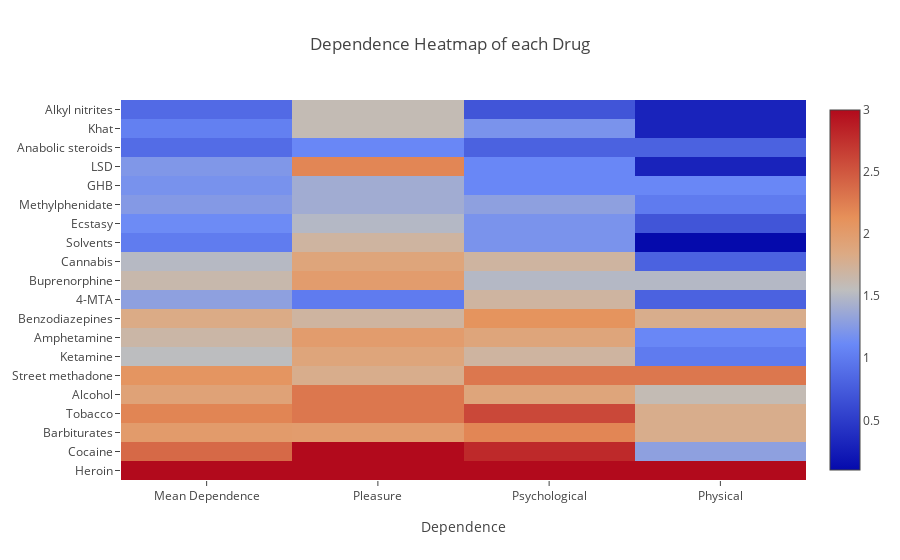

Notebook cell for this chart:
### Code cell
data = go.Heatmap(z=drugs.loc[:, drugs.columns.isin(["Mean Dependence", "Pleasure",
                "Psychological", "Physical"])].values.tolist(),
                 y=drugs["Drug"], x = ["Mean Dependence", "Pleasure",
                "Psychological", "Physical"], colorscale="RdBu")
traces = [data]

xaxis_template = dict(title = "Dependence")
yaxis_template = dict(automargin = True)


layout = go.Layout(title = "Dependence Heatmap of each Drug", xaxis = xaxis_template, yaxis = yaxis_template)
fig = go.Figure(data=traces, layout = layout)
iplot(fig)

### Figure 1 — Plotly figure (JSON) as saved in the notebook; plotly's stock layout.template omitted (floating-point values rounded to 4 significant figures)
{"data": [{"colorscale": "RdBu", "type": "heatmap", "uid": "42bd9676-763e-42d9-bbaa-01bcd20da56c", "x": ["Mean Dependence", "Pleasure", "Psychological", "Physical"], "y": ["Heroin", "Cocaine", "Barbiturates", "Tobacco", "Alcohol", "Street methadone", "Ketamine", "Amphetamine", "Benzodiazepines", "4-MTA", "Buprenorphine", "Cannabis", "Solvents", "Ecstasy", "Methylphenidate", "GHB", "LSD", "Anabolic steroids", "Khat", "Alkyl nitrites"], "z": [[3, 3, 3, 3], [2.39, 3, 2.8, 1.3], [2.01, 2, 2.2, 1.8], [2.21, 2.3, 2.6, 1.8], [1.93, 2.3, 1.9, 1.6], [2.08, 1.8, 2.3, 2.3], [1.54, 1.9, 1.7, 1], [1.67, 2, 1.9, 1.1], [1.83, 1.7, 2.1, 1.8], [1.3, 1, 1.7, 0.8], [1.64, 2, 1.5, 1.5], [1.51, 1.9, 1.7, 0.8], [1.01, 1.7, 1.2, 0.1], [1.13, 1.5, 1.2, 0.7], [1.25, 1.4, 1.3, 1], [1.19, 1.4, 1.1, 1.1], [1.23, 2.2, 1.1, 0.3], [0.88, 1.1, 0.8, 0.8], [1.04, 1.6, 1.2, 0.3], [0.87, 1.6, 0.7, 0.3]]}], "layout": {"title": {"text": "Dependence Heatmap of each Drug"}, "xaxis": {"title": {"text": "Dependence"}}, "yaxis": {"automargin": true}}}
